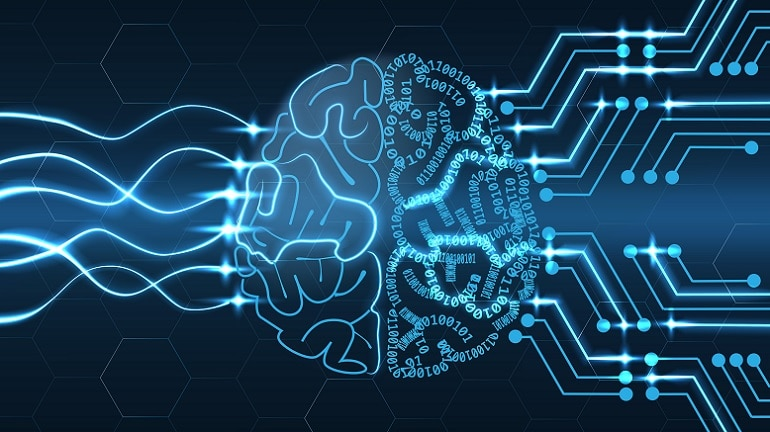
#> input picture imagem.jpg, 770 x 432 px, given in place of the camera
$ python webcam.py   (older library calls are emulated)
#> lines starting #> are read from the running program, lines starting #| are printed output that depends on the picture; after the words box and inside, x2 and y2 are one past the last pixel; in counts of white or black regions, pixels touching at a corner belong together
#> further down, frame is the input picture: shape (432, 770, 3); mean B, G, R 92.8, 65.8, 25.6
#!/usr/bin/python
# -*- coding: utf-8 -*-

# Programa simples com camera webcam e opencv

import cv2
import os,sys, os.path
import numpy as np
import math


def image_da_webcam(img):
    """
    ->>> !!!! FECHE A JANELA COM A TECLA ESC !!!! <<<<-
        deve receber a imagem da camera e retornar uma imagems filtrada.
    """
    img = cv2.medianBlur(img,5)
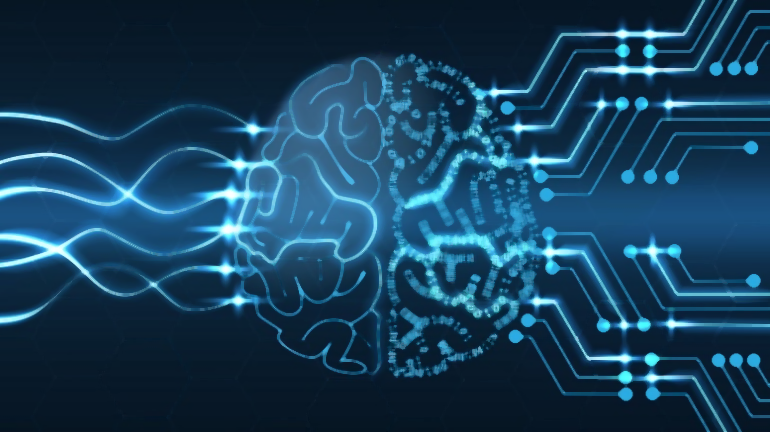
#> img: shape (432, 770, 3); mean of channels 0, 1, 2 90, 62.6, 22.9; drawn as B, G, R
    img_gray = cv2.cvtColor(img, cv2.COLOR_BGR2GRAY)
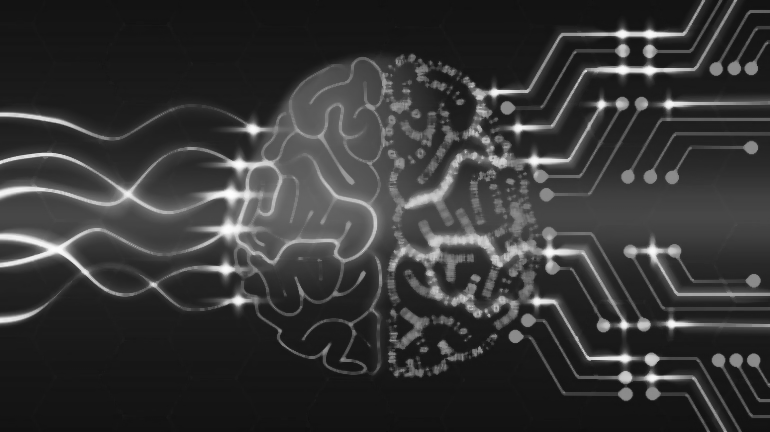
#> img_gray: shape (432, 770); min 12, max 254, mean 53.9
    img_gray_rgb = cv2.cvtColor(img_gray,cv2.COLOR_GRAY2BGR)

    # canny = cv2.Canny(img_gray, 60, 100)

    circles =cv2.HoughCircles(img_gray,cv2.HOUGH_GRADIENT, 1.5, 100, param1=100, param2=100, minRadius=50)
#> circles = 19 rows, first 8: [387.8, 216.8, 158.9], [339.8, 422.2, 314.2], [578.2, 246.8, 144.8], [342.8, 2.25, 311.3], [669.8, 206.2, 169.2], [471.8, 86.25, 157.2], [456.8, 369.8, 170.3], [260.2, 327.8, 196]

    circles = np.uint16(np.around(circles))
#> circles = 19 rows, first 8: [388, 217, 159], [340, 422, 314], [578, 247, 145], [343, 2, 311], [670, 206, 169], [472, 86, 157], [457, 370, 170], [260, 328, 196]
    for i in circles[0,:]:
        cv2.circle(img_gray_rgb,(i[0],i[1]),i[2],(0,255,0),2)
#> this loop made 19 passes
#> i on passes 1 to 12: [388, 217, 159], [340, 422, 314], [578, 247, 145], [343, 2, 311], [670, 206, 169], [472, 86, 157], [457, 370, 170], [260, 328, 196], [194, 109, 198], [769, 253, 250], [581, 140, 104], [191, 211, 61]
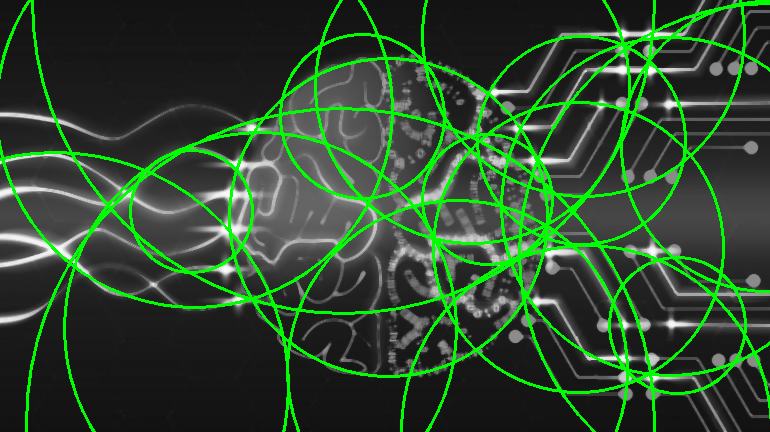
#> img_gray_rgb: shape (432, 770, 3); mean B, G, R 46.2, 73, 46.2

    img_hsv = cv2.cvtColor(img_gray_rgb, cv2.COLOR_BGR2HSV)
#> img_hsv: shape (432, 770, 3); mean H, S, V 6.3, 26.8, 73

    image_lower_hsv = np.array([55, 200, 200])
    image_upper_hsv = np.array([65, 255, 255])

    mask_hsv = cv2.inRange(img_hsv, image_lower_hsv, image_upper_hsv)
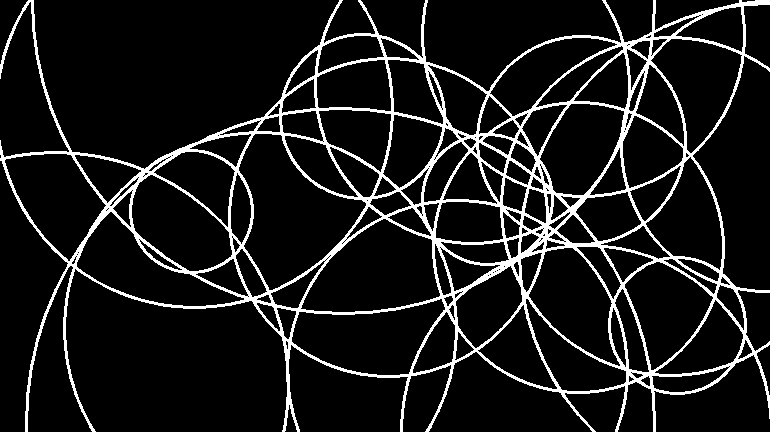
#> mask_hsv: shape (432, 770); 10.5% white; 1 white region

    contours, _ = cv2.findContours(mask_hsv, cv2.RETR_TREE, cv2.CHAIN_APPROX_SIMPLE)
#> contours = 209 contours, 79 with area under 20; largest, box (x1, y1, x2, y2) and area: (0, 0, 770, 432) 190057, (238, 133, 367, 291) 10754, (300, 218, 441, 313) 8740, (291, 298, 446, 376) 7490, (76, 211, 245, 307) 6384

    circulos = img_gray_rgb.copy()

    # coord = np.array([np.int])
    for i in contours:

        M = cv2.moments(i)
        cx = int(M['m10']/M['m00'])
        cy = int(M['m01']/M['m00'])

        # coord[i] = cx
        # coord[i + 1] = cy

        size = 20
        color = (128,128,0)
        cv2.line(circulos,(cx - size,cy),(cx + size,cy),color,5)
        cv2.line(circulos,(cx,cy - size),(cx, cy + size),color,5)

        font = cv2.FONT_HERSHEY_SIMPLEX
        text = cy , cx
        if cx <200:
            origem = (cx+100,cy)
        else:
            origem = (cx-400,cy)

        cv2.putText(circulos, str(text), origem, font,1,(200,50,0),2,cv2.LINE_AA)
#> this loop made 209 passes
#> (cx, cy, text, origem) on passes 1, 2, 3, 4, 6, 8, 9, 10, 11, 12, 13, 14: (441, 212, (212, 441), (41, 212)), (646, 380, (380, 646), (246, 380)), (630, 378, (378, 630), (230, 378)), (636, 374, (374, 636), (236, 374)), (686, 381, (381, 686), (286, 381)), (286, 344, (344, 286), (-114, 344)), (745, 350, (350, 745), (345, 350)), (461, 347, (347, 461), (61, 347)), (437, 346, (346, 437), (37, 346)), (617, 337, (337, 617), (217, 337)), (286, 320, (320, 286), (-114, 320)), (518, 352, (352, 518), (118, 352))
#> (i, cx, cy, origem) on passes 5, 7, 21, 24, 28, 29: ([[630, 372], [631, 371], [632, 372], [631, 373]], 631, 372, (231, 372)), ([[728, 366], [729, 365], [730, 366], [729, 367]], 729, 366, (329, 366)), ([[247, 296], [248, 295], [249, 296], [248, 297]], 248, 296, (-152, 296)), ([[461, 291], [462, 290], [463, 291], [462, 292]], 462, 291, (62, 291)), ([[487, 275], [488, 274], [489, 275], [488, 276]], 488, 275, (88, 275)), ([[489, 274], [490, 273], [491, 274], [490, 275]], 490, 274, (90, 274))
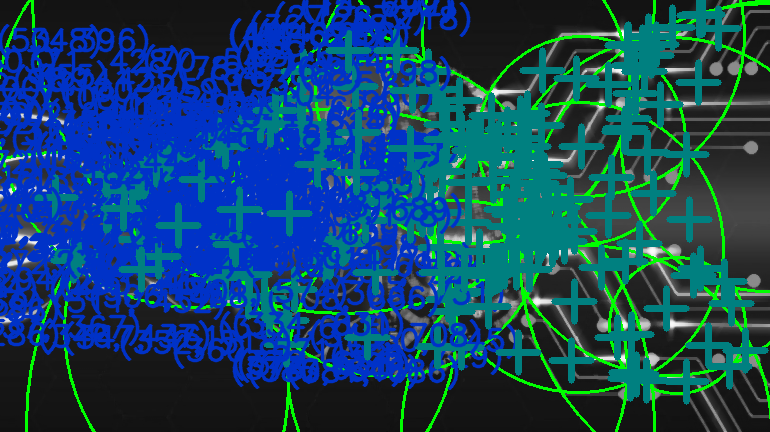
#> circulos: shape (432, 770, 3); mean B, G, R 102.9, 69.3, 19

    # [21 lines of commented-out code are left out]

    return circulos

cv2.namedWindow("preview")
vc = cv2.VideoCapture(0)


if vc.isOpened(): # try to get the first frame
    rval, frame = vc.read()
else:
    rval = False

while rval:

    img = image_da_webcam(frame)

    cv2.imshow("preview", img)
    rval, frame = vc.read()
    key = cv2.waitKey(20)
#> (key Esc is pressed here)
    if key == 27: # exit on ESC
        break

cv2.destroyWindow("preview")
vc.release()
